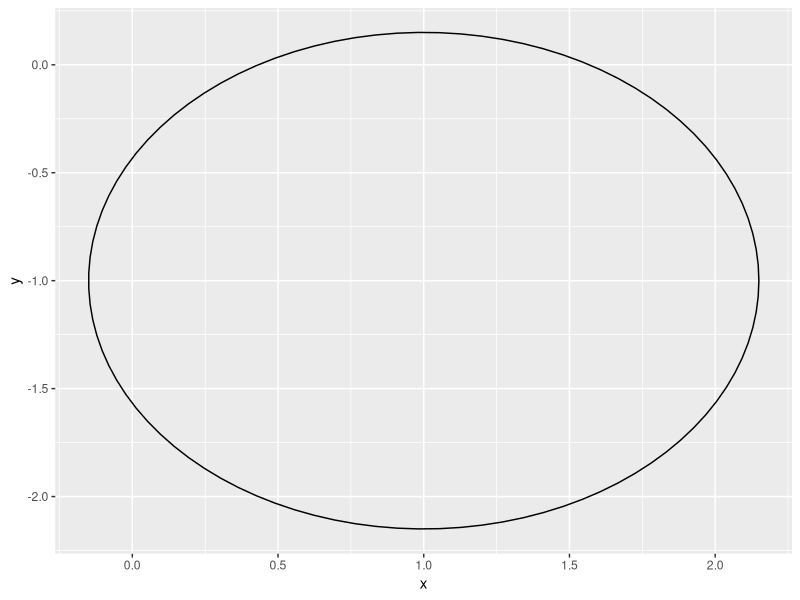

The R script that drew this image: (Note: this script raises an error after producing the figure.)
#Drawing a pitch

library(ggplot2)

#A function to draw a circle
circleFunc <- function(centre = c(0,0), diameter = 1, npoints = 100, start = 0, end = 2)
{
  tt <- seq(start*pi, end*pi, length.out = npoints)
  xx <- centre[1] + diameter / 2 * cos(tt)
  yy <- centre[2] + diameter / 2 * sin(tt)
  return(data.frame(x = xx, y = yy))
}


dat <- circleFunc(c(1,-1),2.3,npoints = 100)
#geom_path will do open circles, geom_polygon will do filled circles
ggplot(dat,aes(x,y)) + geom_path()

centerCircle <- circleFunc(c(50,50), 2.5)
abc <- ggplot(centerCircle, aes(x,y)) + geom_path()
#the fill argument is for the colour inside and the colour argument is for the outline

pitchOutline <- geom_rect(aes(xmin = 0, xmax = 100, ymin = 0, ymax = 100), fill = "light green", colour = "black", size = 1)
halfwayLine <-  geom_rect(aes(xmin = 0, xmax = 50, ymin = 0, ymax = 100), fill = NA, colour = "black", size = 1) 
LHSpenaltyBox <- geom_rect(aes(xmin = 0, xmax = 17, ymin = 21, ymax = 79), fill = NA, colour = "black", size = 1)
RHSpenaltyBox <- geom_rect(aes(xmin = 83, xmax = 100, ymin = 21, ymax = 79), fill = NA, colour = "black", size = 1)
LHS6yardBox <- geom_rect(aes(xmin = 0, xmax = 6, ymin = 36.8, ymax = 63.2), fill = NA, colour = "black", size = 1)
RHS6yardBox <- geom_rect(aes(xmin = 94, xmax = 100, ymin = 36.8, ymax = 63.2), fill = NA, colour = "black", size = 1)
LHSpenSpot <- geom_point(aes(x = 11.33, y = 50))
RHSpenSpot <- geom_point(aes(x = 88.67, y = 50))
noFill <- theme(rect = element_blank(), line = element_blank(), text = element_blank())
#element_blank removes the gridlines inside

#Shooting zones
closeRange <- geom_rect(aes(xmin = 0, xmax = 6, ymin = 45.6, ymax = 54.4), fill = NA, colour = "black", size = 0.5)
RS6Box <- geom_rect(aes(xmin = 0, xmax = 6, ymin = 54.4, ymax = 63.2), fill = NA, colour = "black", size = 0.5)
LS6Box <- geom_rect(aes(xmin = 0, xmax = 6, ymin = 36.8, ymax = 45.6), fill = NA, colour = "black", size = 0.5)
CBox <- geom_rect(aes(xmin = 6, xmax = 17, ymin = 36.8, ymax = 63.2), fill = NA, colour = "black", size = 0.5)
LSBox <- geom_rect(aes(xmin = 0, xmax = 17, ymin = 21, ymax = 36.8), fill = NA, colour = "black", size = 0.5)
RSBox <- geom_rect(aes(xmin = 0, xmax = 17, ymin = 63.2, ymax = 79), fill = NA, colour = "black", size = 0.5)
DiffAngL <- geom_rect(aes(xmin = 0, xmax = 17, ymin = 0, ymax = 21), fill = NA, colour = "black", size = 0.5)
DiffAngR <- geom_rect(aes(xmin = 0, xmax = 17, ymin = 79, ymax = 100), fill = NA, colour = "black", size = 0.5)
OBox <- geom_rect(aes(xmin = 17, xmax = 30, ymin = 21, ymax = 79), fill = NA, colour = "black", size = 0.5)
DiffAngLongL <- geom_rect(aes(xmin = 17, xmax = 30, ymin = 0, ymax = 21), fill = NA, colour = "black", size = 0.5)
DiffAngLongR <- geom_rect(aes(xmin = 17, xmax = 30, ymin = 79, ymax = 100), fill = NA, colour = "black", size = 0.5)
Yards35Plus <- geom_rect(aes(xmin = 30, xmax = 38.67, ymin = 21, ymax = 79), fill = NA, colour = "black", size = 0.5)
LongL <- geom_rect(aes(xmin = 30, xmax = 38.67, ymin = 0, ymax = 21), fill = NA, colour = "black", size = 0.5)
LongR <- geom_rect(aes(xmin = 30, xmax = 38.67, ymin = 79, ymax = 100), fill = NA, colour = "black", size = 0.5)
Plus40L <- geom_rect(aes(xmin = 38.67, xmax = 52, ymin = 0, ymax = 50), fill = NA, colour = "black", size = 0.5)
Plus40R <- geom_rect(aes(xmin = 38.67, xmax = 52, ymin = 50, ymax = 100), fill = NA, colour = "black", size = 0.5)


footballPitch <- ggplot(unitedgame, aes(x=xCord, y=yCord))  + pitchOutline + halfwayLine + 
  LHSpenaltyBox + RHSpenaltyBox + LHS6yardBox + RHS6yardBox + 
  noFill + geom_point(shape=1)
#these are the zones. remove after finalising
  closeRange + RS6Box + LS6Box + CBox + LSBox + RSBox + DiffAngL + DiffAngR + 
    OBox + DiffAngLongL + DiffAngLongR + Yards35Plus + LongL + LongR +
    Plus40L + Plus40R + geom_point()

library(ggplot2)
library(gridExtra)
mtc <- mtcars
ggplot(mtc, aes(x = hp, y = mpg)) + geom_point()


#Code to use if you have ExpG. Ignore geom_segment though
b <- ggplot(test, aes(x,y)) + geom_point() + geom_segment(aes(x = 0, y = 0, xend = 0, yend = 100)) +
  geom_segment(aes(x = 100, y = 0, xend = 100, yend = 100)) + 
  geom_segment(aes(x = 0, y = 0, xend = 100, yend = 0)) + 
  geom_segment(aes(x = 0, y = 100, xend = 100, yend = 100)) + 
  geom_segment(aes(x=50, y= 0, xend = 50, yend = 100)) + 
  geom_segment(aes(x=0, y=21, xend = 17, yend=21)) + 
  geom_segment(aes(x=17, y=21, xend = 17, yend=79)) + 
  geom_segment(aes(x=0, y=79, xend = 17, yend= 79)) + 
  geom_segment(aes(x=50, y= 0, xend = 50, yend = 100)) + 
  geom_segment(aes(x=5.8, y= 36.8, xend = 0, yend = 36.8)) + 
  geom_segment(aes(x=0, y=63.2, xend = 5.8, yend = 63.2)) + 
  geom_segment(aes(x=5.8, y=36.8, xend = 5.8, yend = 63.2))+ 
  geom_segment(aes(x=83, y=21.2, xend=100, yend=21.2)) + 
  geom_segment(aes(x=83, y=21, xend=83, yend=79)) + 
  geom_segment(aes(x=83, y=79, xend=100, yend=79))+ 
  geom_segment(aes(x=100, y=36.8, xend=94.2, yend=36.8)) +
  geom_segment(aes(x=94.2, y=36.8, xend=94.2, yend=63.2)) + 
  geom_segment(aes(x=100, y= 63.2, xend=94.2, yend=63.2)) +
  geom_point(aes(size= xG))
